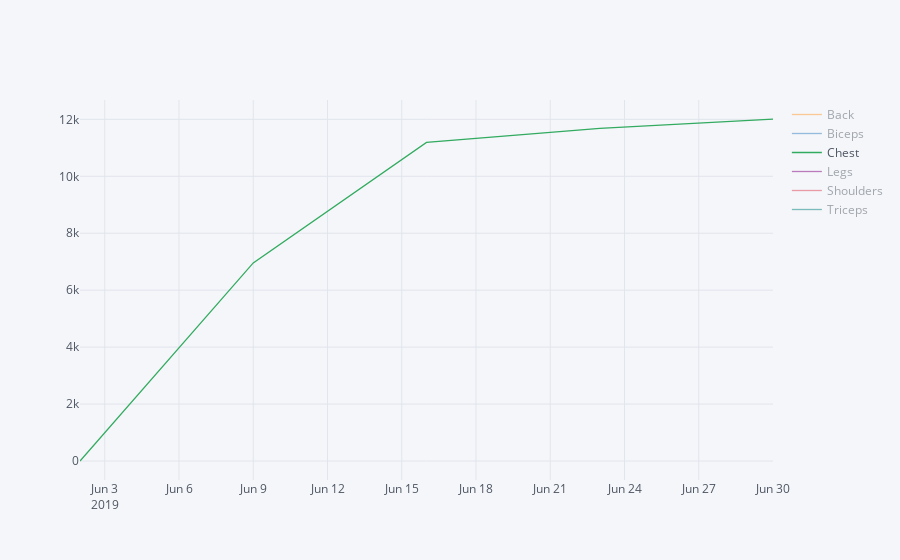

This figure's notebook cell:
### Code cell
rel_vol.iplot()

### Figure 1 — Plotly figure (JSON) as saved in the notebook; plotly's stock layout.template omitted (floating-point values rounded to 4 significant figures)
{"data": [{"line": {"color": "rgba(255, 153, 51, 1.0)", "dash": "solid", "shape": "linear", "width": 1.3}, "mode": "lines", "name": "Back", "text": "", "type": "scatter", "uid": "ac6e4664-fc1c-44c9-aad1-098ec36afb35", "visible": "legendonly", "x": ["2019-06-02", "2019-06-09", "2019-06-16", "2019-06-23", "2019-06-30"], "y": [0, 10340.0, 11270.0, 11730.0, 11480.0]}, {"line": {"color": "rgba(55, 128, 191, 1.0)", "dash": "solid", "shape": "linear", "width": 1.3}, "mode": "lines", "name": "Biceps", "text": "", "type": "scatter", "uid": "73889d83-a881-4ad6-aaf8-a8501997bf2a", "visible": "legendonly", "x": ["2019-06-02", "2019-06-09", "2019-06-16", "2019-06-23", "2019-06-30"], "y": [0, 0, 342.9, 391.9, 428.6]}, {"line": {"color": "rgba(50, 171, 96, 1.0)", "dash": "solid", "shape": "linear", "width": 1.3}, "mode": "lines", "name": "Chest", "text": "", "type": "scatter", "uid": "87754956-3815-4482-a70c-b4adcad07c8a", "visible": true, "x": ["2019-06-02", "2019-06-09", "2019-06-16", "2019-06-23", "2019-06-30"], "y": [0, 6957.0, 11190.0, 11690.0, 12010.0]}, {"line": {"color": "rgba(128, 0, 128, 1.0)", "dash": "solid", "shape": "linear", "width": 1.3}, "mode": "lines", "name": "Legs", "text": "", "type": "scatter", "uid": "b4c53053-60e1-4520-bc85-2f889ace9d57", "visible": "legendonly", "x": ["2019-06-02", "2019-06-09", "2019-06-16", "2019-06-23", "2019-06-30"], "y": [0, 0, 381, 0, 432.4]}, {"line": {"color": "rgba(219, 64, 82, 1.0)", "dash": "solid", "shape": "linear", "width": 1.3}, "mode": "lines", "name": "Shoulders", "text": "", "type": "scatter", "uid": "bbb78e9f-4139-4368-82f1-d1330c43b98b", "visible": "legendonly", "x": ["2019-06-02", "2019-06-09", "2019-06-16", "2019-06-23", "2019-06-30"], "y": [0, 561.8, 1052.0, 1688.0, 1457.0]}, {"line": {"color": "rgba(0, 128, 128, 1.0)", "dash": "solid", "shape": "linear", "width": 1.3}, "mode": "lines", "name": "Triceps", "text": "", "type": "scatter", "uid": "3f6eaa71-9ecc-4fd2-a8e2-8507e3764da7", "visible": "legendonly", "x": ["2019-06-02", "2019-06-09", "2019-06-16", "2019-06-23", "2019-06-30"], "y": [0, 0, 3525.0, 3504.0, 3368.0]}], "layout": {"autosize": true, "legend": {"bgcolor": "#F5F6F9", "font": {"color": "#4D5663"}}, "paper_bgcolor": "#F5F6F9", "plot_bgcolor": "#F5F6F9", "title": {"font": {"color": "#4D5663"}}, "xaxis": {"autorange": true, "gridcolor": "#E1E5ED", "range": ["2019-06-02", "2019-06-30"], "showgrid": true, "tickfont": {"color": "#4D5663"}, "title": {"font": {"color": "#4D5663"}, "text": ""}, "type": "date", "zerolinecolor": "#E1E5ED"}, "yaxis": {"autorange": false, "gridcolor": "#E1E5ED", "range": [-667.3, 12680], "showgrid": true, "tickfont": {"color": "#4D5663"}, "title": {"font": {"color": "#4D5663"}, "text": ""}, "type": "linear", "zerolinecolor": "#E1E5ED"}}}
